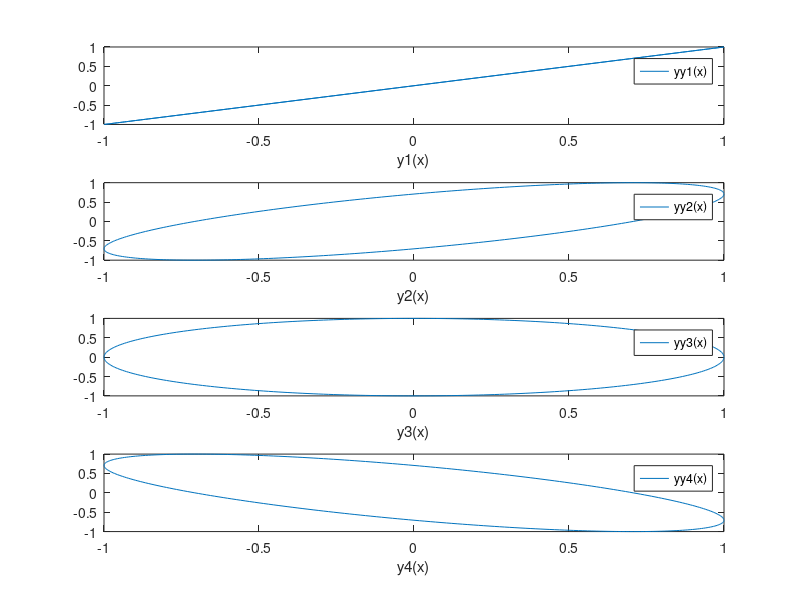
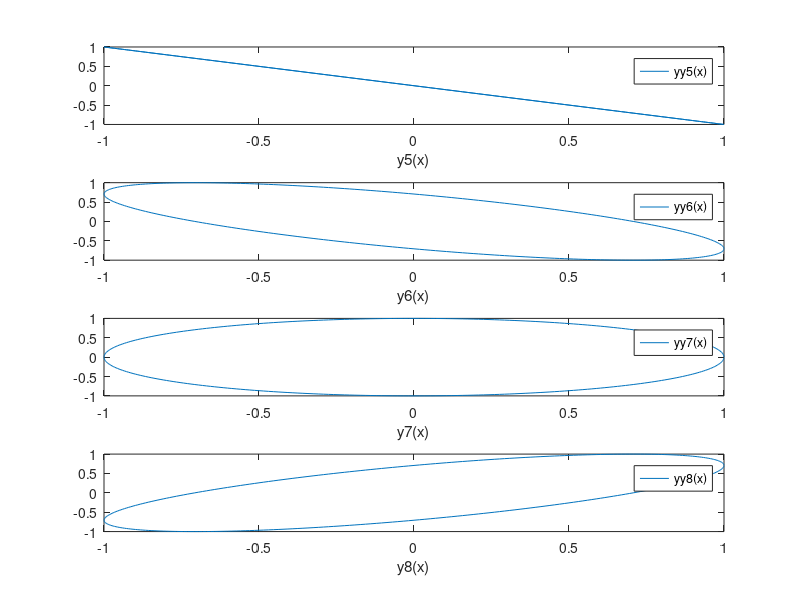

MATLAB code to generate these figures, in order:
% M11POELIPLIS
% Elliptical polarized light. Similar as discussed in FileFig.M9POELIP we plot
% cos( -2????x/360) on z- axis and cos( -2????x/360 + ????) on y-axis
function M11POELIPLIS;
x = (1:1:360);
Phi1 = 0;
Phi2 = pi/4;
Phi3 = pi/2;
Phi4 = 3*pi/4;
Phi5 = pi;
Phi6 = (5*pi)/4;
Phi7 = (3*pi)/2;
Phi8 = 7*pi/4;
y1 = cos(-2*pi*(x/360));
y2 = cos(-2*pi*(x/360));
y3 = cos(-2*pi*(x/360));
y4 = cos(-2*pi*(x/360));
y5 = cos(-2*pi*(x/360));
y6 = cos(-2*pi*(x/360));
y7 = cos(-2*pi*(x/360));
y8 = cos(-2*pi*(x/360));
yy1 = cos(-2*pi*(x/360) + Phi1);
yy2 = cos(-2*pi*(x/360) + Phi2);
yy3 = cos(-2*pi*(x/360) + Phi3);
yy4 = cos(-2*pi*(x/360) + Phi4);
yy5 = cos(-2*pi*(x/360) + Phi5);
yy6 = cos(-2*pi*(x/360) + Phi6);
yy7 = cos(-2*pi*(x/360) + Phi7);
yy8 = cos(-2*pi*(x/360) + Phi8);


figure(1);
subplot(4,1,1);
plot(y1,yy1);
axis([-1 1 -1 1]);                  % PLOTS LIMITS                    
xlabel('y1(x)');
legend('yy1(x)');

subplot(4,1,2);
plot(y2,yy2);
axis([-1 1 -1 1]);                  % PLOTS LIMITS                    
xlabel('y2(x)');
legend('yy2(x)');

subplot(4,1,3);
plot(y3,yy3);
axis([-1 1 -1 1]);                  % PLOTS LIMITS                    
xlabel('y3(x)');
legend('yy3(x)');

subplot(4,1,4);
plot(y4,yy4);
axis([-1 1 -1 1]);                  % PLOTS LIMITS                    
xlabel('y4(x)');
legend('yy4(x)');

figure(2);
subplot(4,1,1);
plot(y5,yy5);
axis([-1 1 -1 1]);                  % PLOTS LIMITS                    
xlabel('y5(x)');
legend('yy5(x)');

subplot(4,1,2);
plot(y6,yy6);
axis([-1 1 -1 1]);                  % PLOTS LIMITS                    
xlabel('y6(x)');
legend('yy6(x)');

subplot(4,1,3);
plot(y7,yy7);
axis([-1 1 -1 1]);                  % PLOTS LIMITS                    
xlabel('y7(x)');
legend('yy7(x)');

subplot(4,1,4);
plot(y8,yy8);
axis([-1 1 -1 1]);                  % PLOTS LIMITS                    
xlabel('y8(x)');
legend('yy8(x)');
